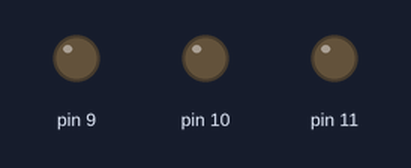
Simulated run of this sketch. Board: Arduino Uno, built with avr-gcc and run on an emulated ATmega328P. Shown: output pins drawn as LEDs (lit = HIGH).

Above: at 0.1 s.
At 9.85 s:
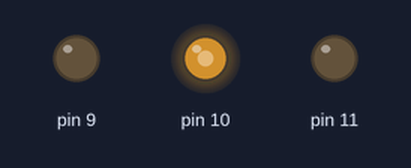
At 19.55 s:
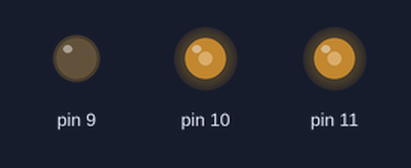
At 38.0 s:
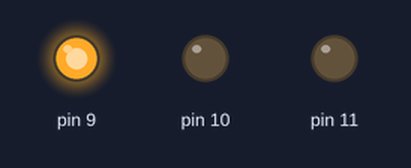
At 38.5 s:
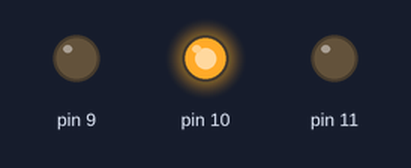
At 39.0 s:
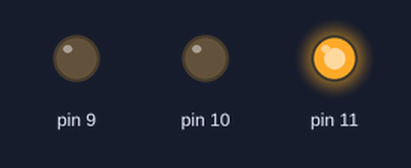
Timing chart, 0 to 40.0 s (numbered marks = the images above):
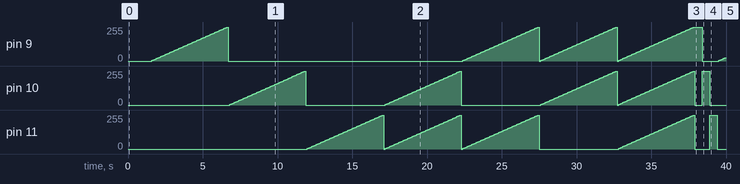

Measured:
- by itself, pin 9: 0/255 → 5/255 at 1.6 s, → 10/255 0.10 s later, → 15/255 0.10 s later, → 20/255 0.10 s later, … (213 changes in this stretch)
- by itself, pin 10: 0/255 → 5/255 at 6.8 s, → 10/255 0.10 s later, → 15/255 0.10 s later, → 20/255 0.10 s later, … (210 changes in this stretch)
- by itself, pin 11: 0/255 → 5/255 at 12.0 s, → 10/255 0.10 s later, → 15/255 0.10 s later, → 20/255 0.10 s later, … (210 changes in this stretch)

The sketch:

ex302.ino
```cpp
int PWMValue;
void digitalLED(int red,int green,int blue){
  digitalWrite(9,blue);
  digitalWrite(10,green);
  digitalWrite(11,red);
}
void analogLED(int redPwm,int greenPwm,int bluePwm){
  analogWrite(9,bluePwm);
  analogWrite(10,greenPwm);
  analogWrite(11,redPwm);
}
void setup(){
}
void loop(){
  digitalLED(LOW,LOW,HIGH);
  delay(500);
  digitalLED(LOW,HIGH,LOW);
  delay(500);
  digitalLED(HIGH,LOW,LOW);
  delay(500);
  for(PWMValue=0;PWMValue<=255;PWMValue+=5){
    analogLED(0,0,PWMValue);
    delay(100);
  }
  for(PWMValue=0;PWMValue<=255;PWMValue+=5){
    analogLED(0,PWMValue,0);
    delay(100);
    }
  for(PWMValue=0;PWMValue<=255;PWMValue+=5){
    analogLED(PWMValue,0,0);
    delay(100);
  }
    for(PWMValue=0;PWMValue<=255;PWMValue+=5){
    analogLED(PWMValue,PWMValue,0);
    delay(100);
  }
  for(PWMValue=0;PWMValue<=255;PWMValue+=5){
    analogLED(PWMValue,0,PWMValue);
    delay(100);
  }
  for(PWMValue=0;PWMValue<=255;PWMValue+=5){
    analogLED(0,PWMValue,PWMValue);
    delay(100);
  }
  for(PWMValue=0;PWMValue<=255;PWMValue+=5){
    analogLED(PWMValue,PWMValue,PWMValue);
    delay(100);
  }
}
```
